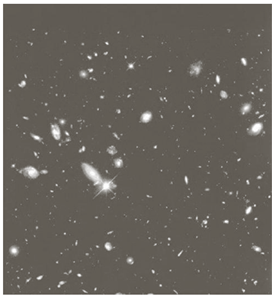
%> input picture Week 3/stars_image.png, 272 x 295 px
$ octave ExtractLargeBrightEdgesUsingAvergingFilter.m   (GNU Octave 9; MATLAB toolbox functions it lacks are replaced by stand-ins)
%> lines starting %> are read from the running program, lines starting %| are printed output that depends on the picture; in (x1, y1, x2, y2) boxes, pixels count from 0 and x2, y2 are one past the last pixel; in counts of white or black regions, pixels touching at a corner belong together; the program's own positions count from 1
%this code is for extraction of large and bright edges using averageing
%filter in this code, we simply apply a large bluring filter/averaging
%filter like of 15*15 and then applying thersholding to get bright and
%latge edges thersholding condition is 100

gray_image =rgb2gray(imread("stars_image.png"));
%> gray_image: size 295x272 uint8; min 75, max 255, mean 101.3
new_image = im2bw(gray_image);
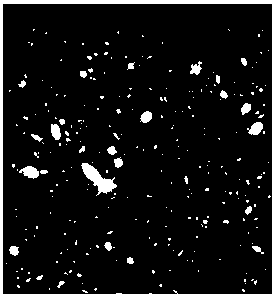
%> new_image: size 295x272 logical; 6.5% white; 268 white regions (240 under 20 px), largest, box (x1, y1, x2, y2) and area: (0, 0, 272, 295) 2247, (81, 163, 117, 196) 466, (19, 166, 39, 179) 163

figure; imshow(new_image);
title('New Image');

%size of image
[R, C] = size(gray_image);
%> R = 295; C = 272
filter_size = 11;

%printing initial image
figure; imshow(gray_image);
title('Original Image');

temp_image = uint8(zeros(R , C));
blurred_image = uint8(zeros(R, C));

%selecting neighbours
for i = 6 : 1 : R - 5
    for j = 6 : 1 : C - 5
        neighbours = gray_image(i - 5 : i + 5 , j - 5 : j + 5);   %this statement will provide neighbours for
                                                                    %each pixel
        step = sum(neighbours , 'all');
        avg = step / (filter_size.^2);

        if (avg >= 128)
            temp_image(i , j) = 255;
        end

        blurred_image( i , j) = avg;

    end
end
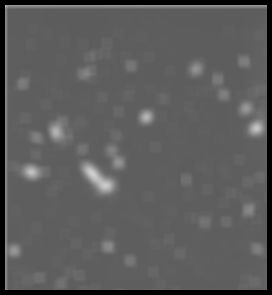
%> blurred_image: size 295x272 uint8; min 0, max 207, mean 91.5
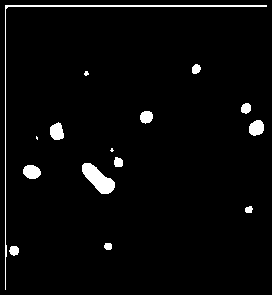
%> temp_image: size 295x272 uint8; 3.1% white; 15 white regions (3 under 20 px), largest, box (x1, y1, x2, y2) and area: (5, 5, 267, 290) 822, (82, 163, 115, 194) 546, (23, 165, 41, 179) 198

%final result
figure; imshow(blurred_image);
title('Blurred Image');
figure; imshow(temp_image);
title('Blurred and Theshold Image');


%printing final result
new_image = immultiply( temp_image , new_image);
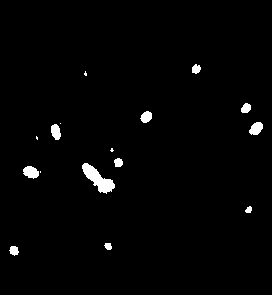
%> new_image: size 295x272 uint8; 1.7% white; 16 white regions (5 under 20 px), largest, box (x1, y1, x2, y2) and area: (82, 163, 115, 194) 444, (23, 166, 39, 179) 150, (249, 122, 263, 135) 132

%result
figure; imshow(new_image);
title('Large Stars');
